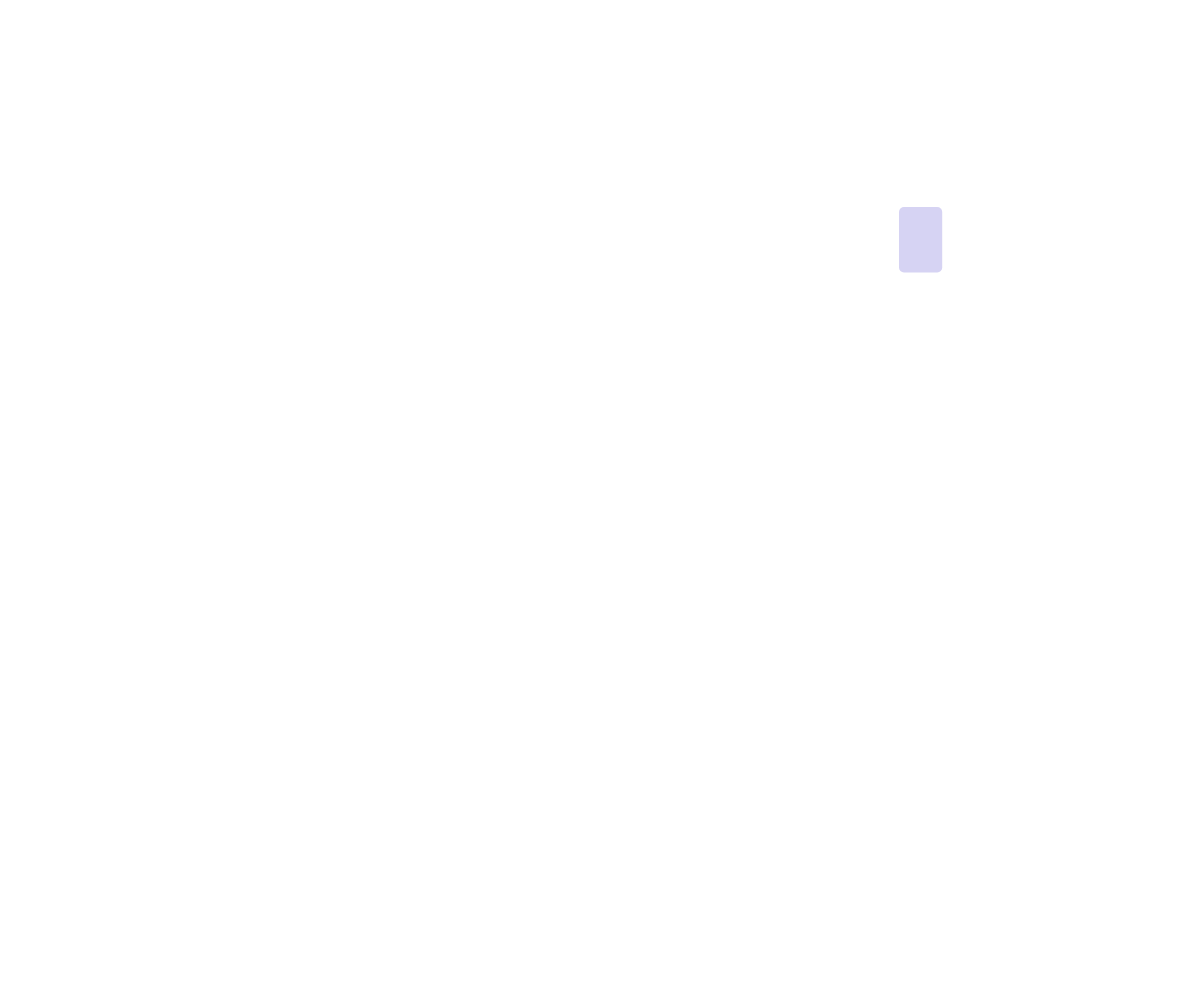
Frame 1 (no input)
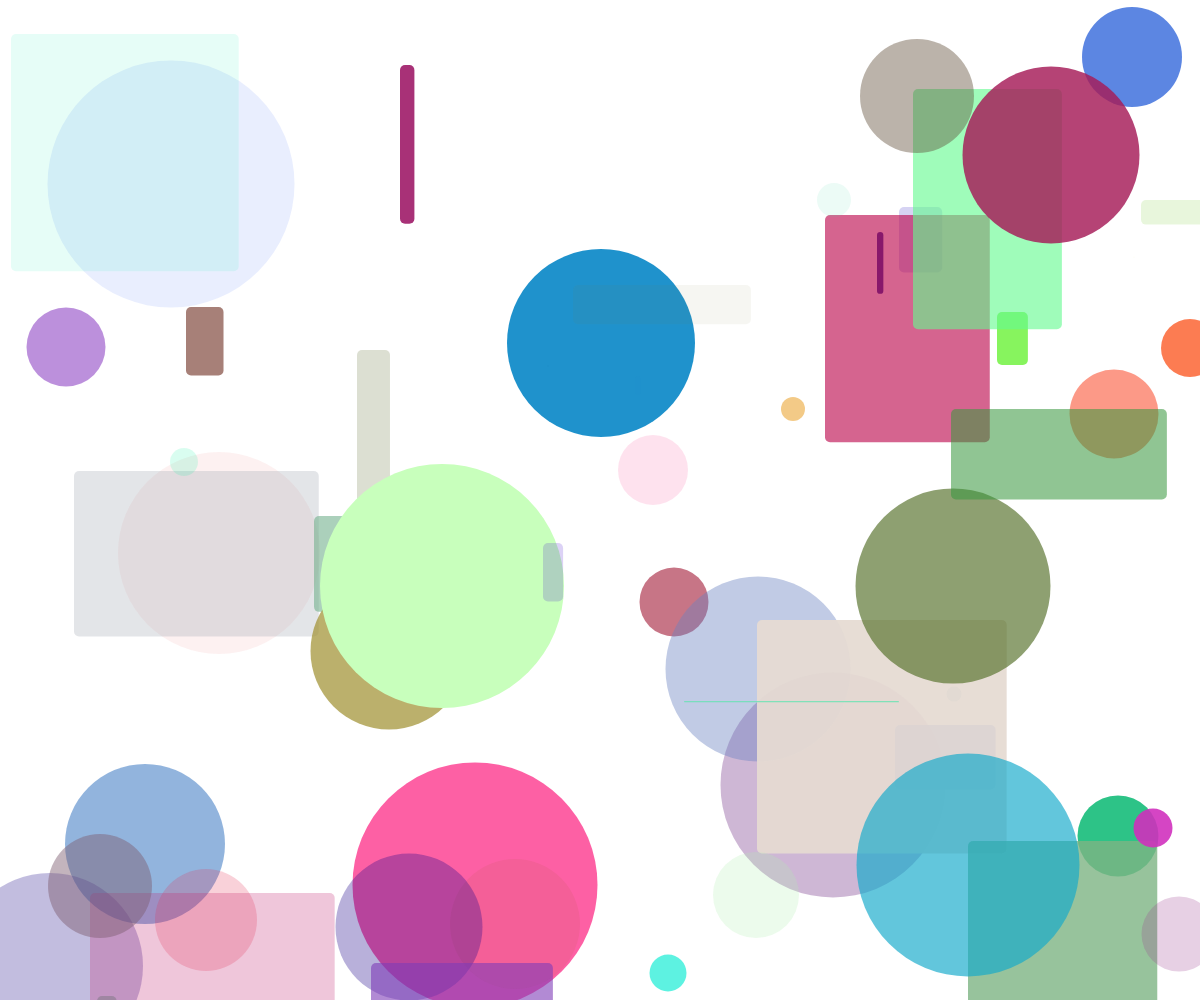
Frame 60 (no input)
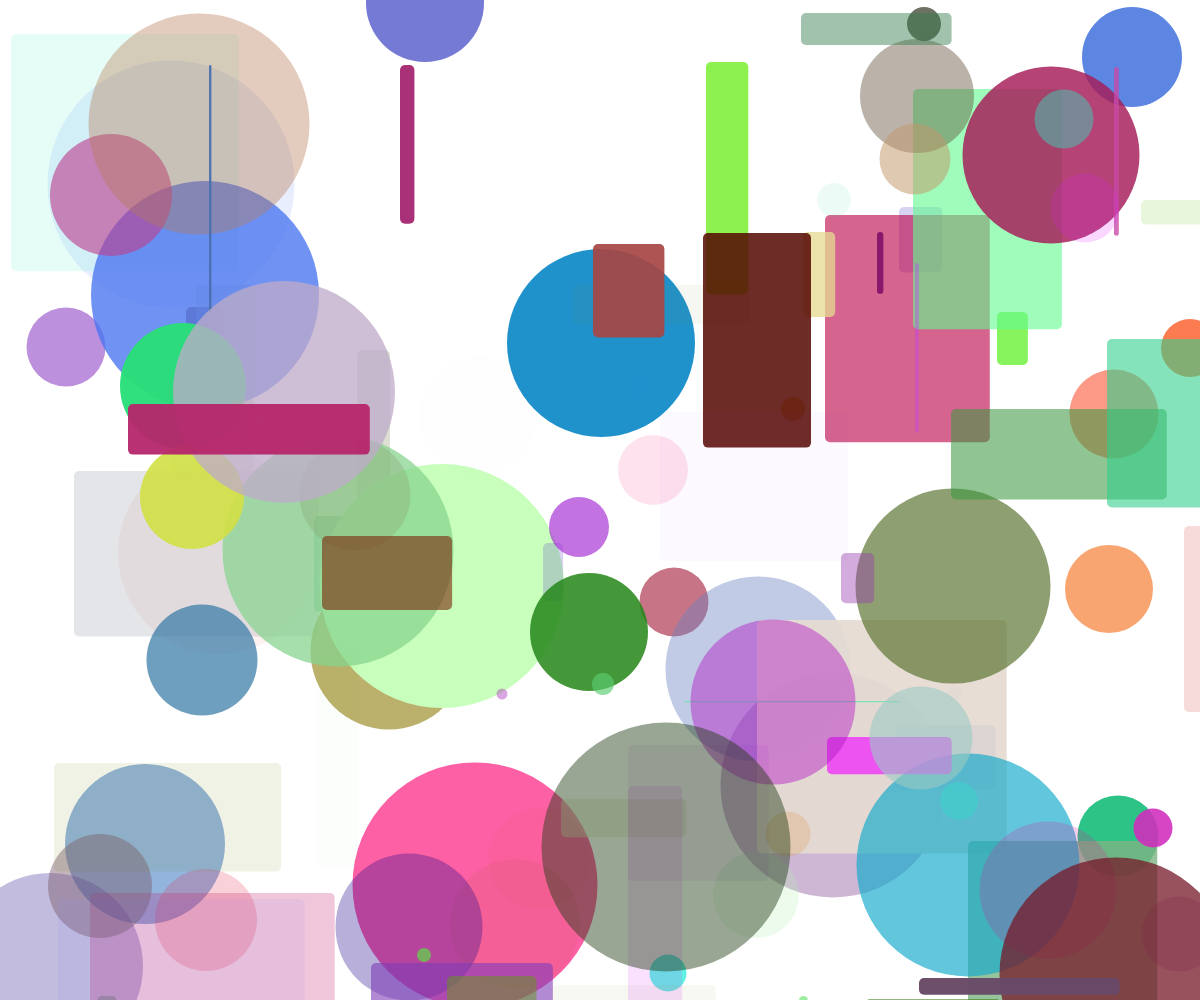
Frame 120 (the mouse pressed at the canvas centre since frame 60)

The p5.js sketch that drew these frames (run headless with seeded random() and noise() and a simulated clock; from frame 60 on, the mouse is pressed at the canvas centre):

// p5.js sketch
// ── sketch.js

function setup(){
  createCanvas(windowWidth, windowHeight);
  //frameRate(24);
}
function draw() {
  let pick = int(random(2));
  y = int(random(height));
  x = int(random(width));
  noStroke();
  if(pick==0){
    circ();
  }else if(pick==1){
    tangles();
  }
}
function circ(){
  let size = int(random(height/4));
  let r = int(random(256));
  let b = int(random(256));
  let g = int(random(256));
  let a = int(random(256));
  fill(r, g, b, a);
  ellipse(x, y, size);
}
function tangles(){
  let size = height/4;
  let r = int(random(256));
  let b = int(random(256));
  let g = int(random(256));
  let a = int(random(256));
  fill(r, g, b, a);
  rect(x, y, random(size), random(size),5);
}
function windowResized() {
  resizeCanvas(windowWidth, windowHeight);
}
